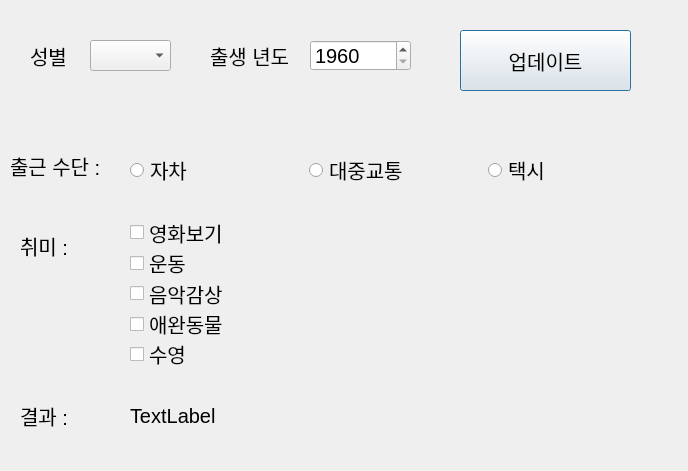
<?xml version="1.0" encoding="UTF-8"?>
<ui version="4.0">
 <class>Dialog</class>
 <widget class="QDialog" name="Dialog">
  <property name="geometry">
   <rect>
    <x>0</x>
    <y>0</y>
    <width>688</width>
    <height>471</height>
   </rect>
  </property>
  <property name="windowTitle">
   <string>조수익</string>
  </property>
  <widget class="QLabel" name="label">
   <property name="geometry">
    <rect>
     <x>30</x>
     <y>40</y>
     <width>41</width>
     <height>31</height>
    </rect>
   </property>
   <property name="font">
    <font>
     <pointsize>15</pointsize>
    </font>
   </property>
   <property name="text">
    <string>성별</string>
   </property>
  </widget>
  <widget class="QLabel" name="label_2">
   <property name="geometry">
    <rect>
     <x>210</x>
     <y>40</y>
     <width>91</width>
     <height>31</height>
    </rect>
   </property>
   <property name="font">
    <font>
     <pointsize>15</pointsize>
    </font>
   </property>
   <property name="text">
    <string>출생 년도</string>
   </property>
  </widget>
  <widget class="QLabel" name="label_3">
   <property name="geometry">
    <rect>
     <x>10</x>
     <y>150</y>
     <width>111</width>
     <height>31</height>
    </rect>
   </property>
   <property name="font">
    <font>
     <pointsize>15</pointsize>
    </font>
   </property>
   <property name="text">
    <string>출근 수단 :</string>
   </property>
  </widget>
  <widget class="QLabel" name="label_4">
   <property name="geometry">
    <rect>
     <x>20</x>
     <y>220</y>
     <width>61</width>
     <height>51</height>
    </rect>
   </property>
   <property name="font">
    <font>
     <pointsize>15</pointsize>
    </font>
   </property>
   <property name="text">
    <string>취미 :</string>
   </property>
  </widget>
  <widget class="QLabel" name="label_5">
   <property name="geometry">
    <rect>
     <x>20</x>
     <y>400</y>
     <width>61</width>
     <height>31</height>
    </rect>
   </property>
   <property name="font">
    <font>
     <pointsize>15</pointsize>
    </font>
   </property>
   <property name="text">
    <string>결과 :</string>
   </property>
  </widget>
  <widget class="QPushButton" name="btn_update">
   <property name="geometry">
    <rect>
     <x>460</x>
     <y>30</y>
     <width>171</width>
     <height>61</height>
    </rect>
   </property>
   <property name="font">
    <font>
     <pointsize>15</pointsize>
    </font>
   </property>
   <property name="text">
    <string>업데이트</string>
   </property>
  </widget>
  <widget class="QWidget" name="verticalLayoutWidget">
   <property name="geometry">
    <rect>
     <x>130</x>
     <y>220</y>
     <width>531</width>
     <height>146</height>
    </rect>
   </property>
   <layout class="QVBoxLayout" name="verticalLayout">
    <item>
     <widget class="QCheckBox" name="chk_1">
      <property name="font">
       <font>
        <pointsize>15</pointsize>
       </font>
      </property>
      <property name="text">
       <string>영화보기</string>
      </property>
     </widget>
    </item>
    <item>
     <widget class="QCheckBox" name="chk_2">
      <property name="font">
       <font>
        <pointsize>15</pointsize>
       </font>
      </property>
      <property name="text">
       <string>운동</string>
      </property>
     </widget>
    </item>
    <item>
     <widget class="QCheckBox" name="chk_3">
      <property name="font">
       <font>
        <pointsize>15</pointsize>
       </font>
      </property>
      <property name="text">
       <string>음악감상</string>
      </property>
     </widget>
    </item>
    <item>
     <widget class="QCheckBox" name="chk_4">
      <property name="font">
       <font>
        <pointsize>15</pointsize>
       </font>
      </property>
      <property name="text">
       <string>애완동물</string>
      </property>
     </widget>
    </item>
    <item>
     <widget class="QCheckBox" name="chk_5">
      <property name="font">
       <font>
        <pointsize>15</pointsize>
       </font>
      </property>
      <property name="text">
       <string>수영</string>
      </property>
     </widget>
    </item>
   </layout>
  </widget>
  <widget class="QLabel" name="lbl_result">
   <property name="geometry">
    <rect>
     <x>130</x>
     <y>390</y>
     <width>531</width>
     <height>51</height>
    </rect>
   </property>
   <property name="font">
    <font>
     <pointsize>15</pointsize>
    </font>
   </property>
   <property name="text">
    <string>TextLabel</string>
   </property>
  </widget>
  <widget class="QSpinBox" name="spinBox">
   <property name="geometry">
    <rect>
     <x>310</x>
     <y>40</y>
     <width>101</width>
     <height>31</height>
    </rect>
   </property>
   <property name="font">
    <font>
     <pointsize>15</pointsize>
    </font>
   </property>
   <property name="minimum">
    <number>1960</number>
   </property>
   <property name="maximum">
    <number>2021</number>
   </property>
  </widget>
  <widget class="QComboBox" name="comboBox">
   <property name="geometry">
    <rect>
     <x>90</x>
     <y>40</y>
     <width>81</width>
     <height>31</height>
    </rect>
   </property>
  </widget>
  <widget class="QWidget" name="horizontalLayoutWidget">
   <property name="geometry">
    <rect>
     <x>130</x>
     <y>130</y>
     <width>531</width>
     <height>80</height>
    </rect>
   </property>
   <layout class="QHBoxLayout" name="horizontalLayout">
    <item>
     <widget class="QRadioButton" name="radio_1">
      <property name="font">
       <font>
        <pointsize>15</pointsize>
       </font>
      </property>
      <property name="text">
       <string>자차</string>
      </property>
     </widget>
    </item>
    <item>
     <widget class="QRadioButton" name="radio_2">
      <property name="font">
       <font>
        <pointsize>15</pointsize>
       </font>
      </property>
      <property name="text">
       <string>대중교통</string>
      </property>
     </widget>
    </item>
    <item>
     <widget class="QRadioButton" name="radio_3">
      <property name="font">
       <font>
        <pointsize>15</pointsize>
       </font>
      </property>
      <property name="text">
       <string>택시</string>
      </property>
     </widget>
    </item>
   </layout>
  </widget>
 </widget>
 <resources/>
 <connections/>
</ui>
